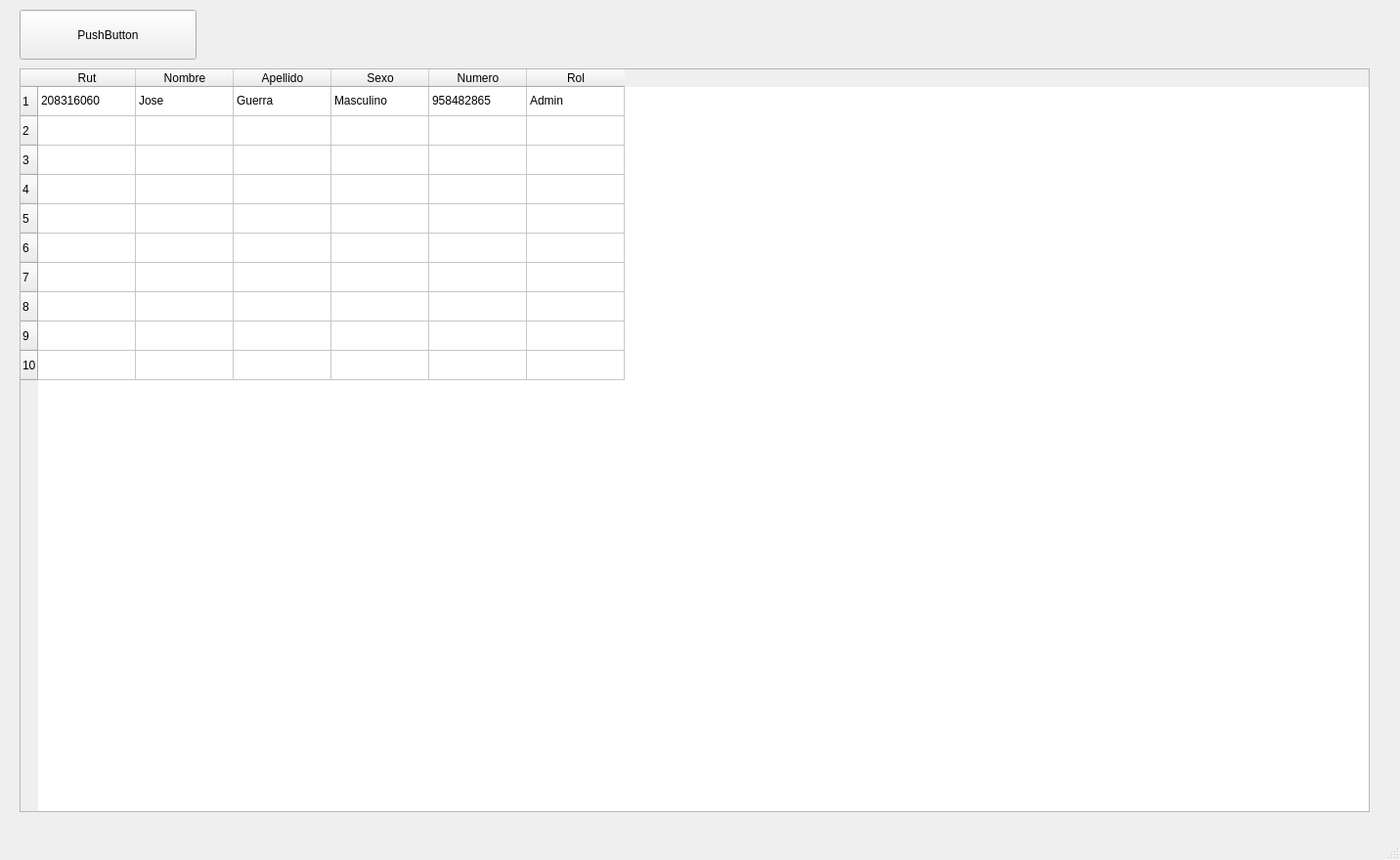
<?xml version="1.0" encoding="UTF-8"?>
<ui version="4.0">
 <class>MainWindow</class>
 <widget class="QMainWindow" name="MainWindow">
  <property name="geometry">
   <rect>
    <x>0</x>
    <y>0</y>
    <width>1432</width>
    <height>880</height>
   </rect>
  </property>
  <property name="windowTitle">
   <string>MainWindow</string>
  </property>
  <widget class="QWidget" name="centralwidget">
   <widget class="QTableWidget" name="tableWidget">
    <property name="geometry">
     <rect>
      <x>20</x>
      <y>70</y>
      <width>1381</width>
      <height>761</height>
     </rect>
    </property>
    <row>
     <property name="text">
      <string>1</string>
     </property>
    </row>
    <row>
     <property name="text">
      <string>2</string>
     </property>
    </row>
    <row>
     <property name="text">
      <string>3</string>
     </property>
    </row>
    <row>
     <property name="text">
      <string>4</string>
     </property>
    </row>
    <row>
     <property name="text">
      <string>5</string>
     </property>
    </row>
    <row>
     <property name="text">
      <string>6</string>
     </property>
    </row>
    <row>
     <property name="text">
      <string>7</string>
     </property>
    </row>
    <row>
     <property name="text">
      <string>8</string>
     </property>
    </row>
    <row>
     <property name="text">
      <string>9</string>
     </property>
    </row>
    <row>
     <property name="text">
      <string>10</string>
     </property>
    </row>
    <column>
     <property name="text">
      <string>Rut</string>
     </property>
    </column>
    <column>
     <property name="text">
      <string>Nombre</string>
     </property>
    </column>
    <column>
     <property name="text">
      <string>Apellido</string>
     </property>
    </column>
    <column>
     <property name="text">
      <string>Sexo</string>
     </property>
    </column>
    <column>
     <property name="text">
      <string>Numero</string>
     </property>
    </column>
    <column>
     <property name="text">
      <string>Rol</string>
     </property>
    </column>
    <item row="0" column="0">
     <property name="text">
      <string>208316060</string>
     </property>
    </item>
    <item row="0" column="1">
     <property name="text">
      <string>Jose</string>
     </property>
    </item>
    <item row="0" column="2">
     <property name="text">
      <string>Guerra</string>
     </property>
    </item>
    <item row="0" column="3">
     <property name="text">
      <string>Masculino</string>
     </property>
    </item>
    <item row="0" column="4">
     <property name="text">
      <string>958482865</string>
     </property>
    </item>
    <item row="0" column="5">
     <property name="text">
      <string>Admin</string>
     </property>
    </item>
   </widget>
   <widget class="QPushButton" name="pushButton">
    <property name="geometry">
     <rect>
      <x>20</x>
      <y>10</y>
      <width>181</width>
      <height>51</height>
     </rect>
    </property>
    <property name="text">
     <string>PushButton</string>
    </property>
   </widget>
  </widget>
  <widget class="QMenuBar" name="menubar">
   <property name="geometry">
    <rect>
     <x>0</x>
     <y>0</y>
     <width>1432</width>
     <height>21</height>
    </rect>
   </property>
  </widget>
  <widget class="QStatusBar" name="statusbar"/>
 </widget>
 <resources/>
 <connections/>
</ui>
